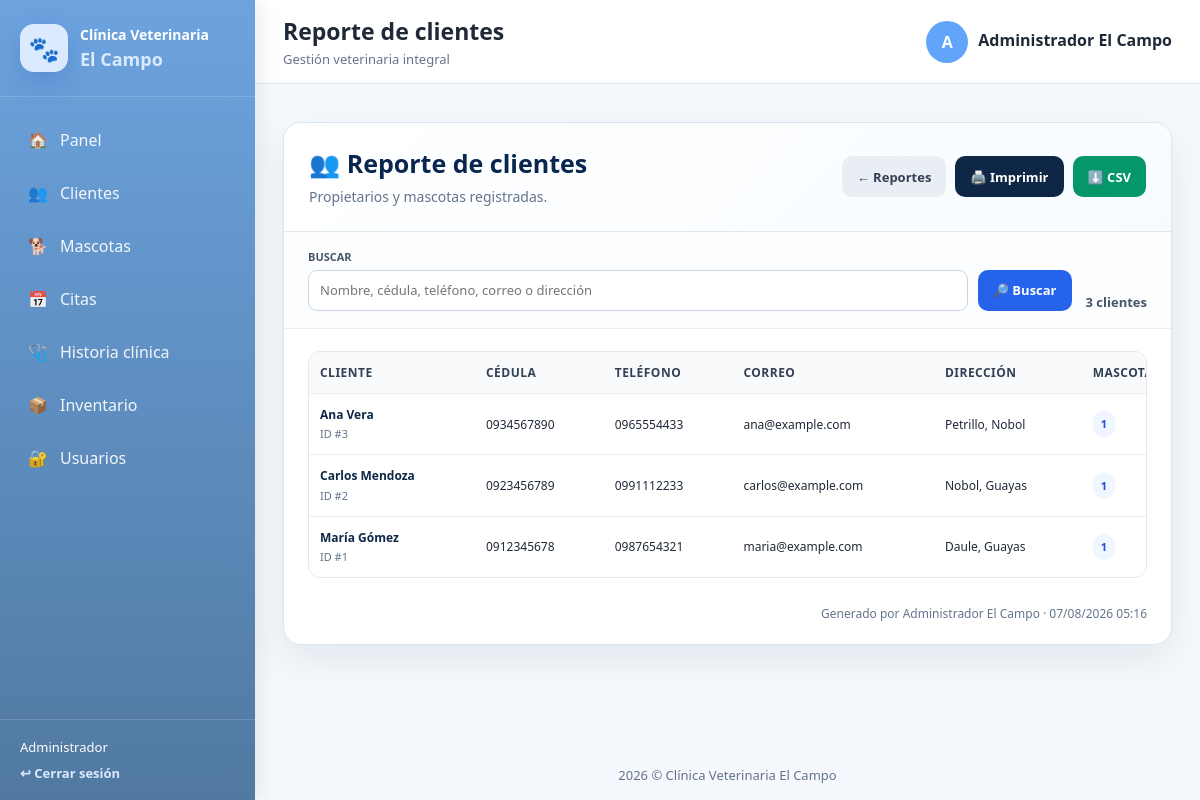
The page /reportes/clientes.php (signed in) on the database its author committed.
### tables this page shows
CREATE TABLE clientes (
    id INT UNSIGNED AUTO_INCREMENT PRIMARY KEY,
    nombres VARCHAR(100) NOT NULL,
    apellidos VARCHAR(100) NOT NULL,
    cedula VARCHAR(13) NULL UNIQUE,
    telefono VARCHAR(30) NOT NULL,
    email VARCHAR(150) NULL UNIQUE,
    direccion VARCHAR(255) NULL,
    created_at TIMESTAMP NOT NULL DEFAULT CURRENT_TIMESTAMP
);

### config/app.php (called while the page is built, shortened)
<?php
function url(string $ruta = ''): string
{
    $base = rtrim(BASE_URL, '/');
    $ruta = ltrim($ruta, '/');
    return $base . '/' . $ruta;
}

### reportes/_bootstrap.php (called while the page is built, shortened)
<?php
$raiz = dirname(__DIR__);
require_once $raiz . '/config/app.php';
require_once $raiz . '/includes/auth.php';
function rep_e(mixed $v): string
{
    return htmlspecialchars((string) $v, ENT_QUOTES, 'UTF-8');
}
function rep_url(string $ruta): string
{
    return function_exists('url')
        ? (string) url($ruta)
        : '../' . ltrim($ruta, '/');
}
function rep_usuario(): string
{
    if (function_exists('current_user')) {
        $u = current_user();
        if (is_array($u)) {
            $n = trim((string) ($u['nombre'] ?? $u['usuario'] ?? ''));
            if ($n !== '') {
                return $n;
            }
        }
    }
    return trim((string) (
        $_SESSION['nombre']
        ?? $_SESSION['usuario']
        ?? 'Usuario'
    ));
}

### includes/auth.php (called while the page is built, shortened)
<?php
if (!function_exists('current_user')) {
    function current_user(): array
    {
        return [
            'id' => (int) (
                $_SESSION['usuario_id']
                ?? $_SESSION['id_usuario']
                ?? $_SESSION['user_id']
                ?? $_SESSION['id']
                ?? 0
            ),
            'nombre' => trim(
                (string) (
                    $_SESSION['nombre']
                    ?? $_SESSION['usuario']
                    ?? $_SESSION['nombre_usuario']
                    ?? ''
                )
            ),
            'correo' => trim(
                (string) (
                    $_SESSION['correo']
                    ?? $_SESSION['email']
                    ?? ''
                )
            ),
            'rol' => trim(
                (string) (
                    $_SESSION['rol']
                    ?? $_SESSION['nombre_rol']
                    ?? ''
                )
            ),
        ];
    }
}

### reportes/clientes.php (the view, shortened to what this page needs)
<?php
require_once __DIR__ . '/_bootstrap.php';
$buscar = trim((string) ($_GET['buscar'] ?? ''));
$clientes = [];
try {
    $sql = '
        SELECT
            c.id,
            c.nombres,
            c.apellidos,
            c.cedula,
            c.telefono,
            c.email,
            c.direccion,
            COUNT(m.id) AS total_mascotas
        FROM clientes c
        LEFT JOIN mascotas m
            ON m.cliente_id = c.id
        WHERE 1 = 1
    ';
    $params = [];
    $sql .= '
        GROUP BY
            c.id,
            c.nombres,
            c.apellidos,
            c.cedula,
            c.telefono,
            c.email,
            c.direccion
        ORDER BY c.id DESC
    ';
    $q = $pdo->prepare($sql);
    $q->execute($params);
    $clientes = $q->fetchAll(PDO::FETCH_ASSOC);
} catch (Throwable $e) {
    error_log('Reporte clientes: ' . $e->getMessage());
    $error = 'No se pudo cargar el reporte de clientes.';
}
require_once $raiz . '/includes/header.php';
?>
<div class="rep-page">
    <section class="rep-panel">
        <header class="rep-header">
            <div>
                <h1>👥 Reporte de clientes</h1>
                <p>Propietarios y mascotas registradas.</p>
            </div>
            <div class="rep-actions">
                <a class="rep-btn rep-btn-secondary" href="<?= rep_e(rep_url('reportes/index.php')) ?>">← Reportes</a>
                <button type="button" class="rep-btn rep-btn-dark" onclick="window.print()">🖨️ Imprimir</button>
                <a class="rep-btn rep-btn-success" href="<?= rep_e(rep_url('reportes/clientes.php?' . http_build_query(['buscar' => $buscar, 'exportar' => 'csv']))) ?>">⬇️ CSV</a>
            </div>
        </header>
        <div class="rep-toolbar">
            <form method="GET" class="rep-filter" style="grid-template-columns:minmax(220px,1fr) auto">
                <div class="rep-field">
                    <label for="buscar">Buscar</label>
                    <input type="search" id="buscar" name="buscar" value="<?= rep_e($buscar) ?>" placeholder="Nombre, cédula, teléfono, correo o dirección">
                </div>
                <button class="rep-btn rep-btn-primary" type="submit">🔎 Buscar</button>
            </form>
            <span class="rep-count">
                <?= count($clientes) ?> cliente<?= count($clientes) === 1 ? '' : 's' ?>
            </span>
        </div>
        <div class="rep-content">
            <?php if ($clientes !== []): ?>
                <div class="rep-table-wrap">
                    <table class="rep-table">
                        <thead>
                            <tr>
                                <th>Cliente</th>
                                <th>Cédula</th>
                                <th>Teléfono</th>
                                <th>Correo</th>
                                <th>Dirección</th>
                                <th>Mascotas</th>
                            </tr>
                        </thead>
                        <tbody>
                            <?php foreach ($clientes as $c): ?>
                                <?php $nombre = trim((string) $c['nombres'] . ' ' . (string) $c['apellidos']); ?>
                                <tr>
                                    <td><span class="rep-main"><?= rep_e($nombre) ?></span><span class="rep-sub">ID #<?= (int) $c['id'] ?></span></td>
                                    <td><?= rep_e($c['cedula'] ?? '—') ?></td>
                                    <td><?= rep_e($c['telefono'] ?? '—') ?></td>
                                    <td><?= rep_e($c['email'] ?? '—') ?></td>
                                    <td><?= rep_e($c['direccion'] ?? '—') ?></td>
                                    <td><span class="rep-badge rep-blue"><?= (int) $c['total_mascotas'] ?></span></td>
                                </tr>
                            <?php endforeach; ?>
                        </tbody>
                    </table>
                </div>
            <?php else: ?>
                <div class="rep-empty"><span>👥</span><h2>Sin resultados</h2><p>No existen clientes para el filtro seleccionado.</p></div>
            <?php endif; ?>
        </div>
        <div class="rep-footer-note">Generado por <?= rep_e(rep_usuario()) ?> · <?= date('d/m/Y H:i') ?></div>
    </section>
</div>
<?php require_once $raiz . '/includes/footer.php'; ?>

### assets/css/style.css (style rules this page uses)
:root { --primary: #3b82f6; --primary-dark: #2f5f93; --primary-light: #eaf3ff; --secondary: #f0a202; --danger: #c0392b; --warning: #b7791f; --success: #23815b; --info: #2563eb; --text: #1f2937; --muted: #64748b; --border: #dbe5f0; --surface: #ffffff; --background: #f5f8fc; --shadow: 0 10px 28px rgba(47, 95, 147, 0.10); --radius: 14px; }
* { box-sizing: border-box; margin: 0; padding: 0; }
body { min-height: 100vh; font-family: "Segoe UI", Arial, sans-serif; color: var(--text); background: var(--background); }
a { color: inherit; text-decoration: none; }
button, input, select, textarea { font: inherit; }
table { width: 100%; border-collapse: collapse; }
th, td { padding: 13px 14px; text-align: left; vertical-align: middle; border-bottom: 1px solid var(--border); white-space: nowrap; }
th { font-size: 12px; text-transform: uppercase; letter-spacing: 0.04em; color: var(--muted); background: #f8fbff; }
tr:last-child td { border-bottom: 0; }
td { font-size: 14px; }
label { font-size: 14px; font-weight: 700; }
input, select, textarea { width: 100%; min-height: 43px; padding: 10px 12px; color: var(--text); border: 1px solid #cfdcd6; border-radius: 9px; outline: none; background: #fff; transition: 0.2s ease; }

### reportes/_styles.php (style rules this page uses)
.rep-page { width:100%;max-width:100%;min-width:0;margin:0 auto;padding:10px 0 42px;box-sizing:border-box }
.rep-panel { width:100%;overflow:hidden;border:1px solid #dbe5f0;border-radius:18px;background:#fff;box-shadow:0 15px 40px rgba(15,35,65,.08) }
.rep-header { display:flex;align-items:center;justify-content:space-between;gap:18px;padding:23px 25px;border-bottom:1px solid #e2e8f0;background:linear-gradient(135deg,#fff,#f7fbff) }
.rep-header>div:first-child { min-width:0;flex:1 }
.rep-header h1 { margin:0 0 6px;color:#08264f;font-size:25px }
.rep-header p { margin:0;color:#64748b;font-size:14px;line-height:1.55 }
.rep-actions { display:flex;align-items:center;gap:9px;flex-wrap:wrap }
.rep-btn { display:inline-flex;align-items:center;justify-content:center;min-height:41px;padding:9px 15px;border:0;border-radius:10px;font:inherit;font-size:13px;font-weight:800;text-decoration:none;cursor:pointer;white-space:nowrap }
.rep-btn-primary { background:#2563eb;color:#fff }
.rep-btn-secondary { background:#e9eef5;color:#334155 }
.rep-btn-success { background:#059669;color:#fff }
.rep-btn-dark { background:#0f2747;color:#fff }
.rep-toolbar { display:flex;align-items:end;justify-content:space-between;gap:14px;padding:17px 24px;border-bottom:1px solid #e8eef5;background:#fbfdff }
.rep-filter { display:grid;grid-template-columns:minmax(145px,1fr) minmax(145px,1fr) minmax(190px,1.5fr) auto;gap:10px;align-items:end;flex:1;min-width:0 }
.rep-field { display:grid;gap:6px;min-width:0 }
.rep-field label { color:#475569;font-size:11px;font-weight:800;text-transform:uppercase }
.rep-field input,.rep-field select { width:100%;min-width:0;min-height:41px;padding:9px 11px;box-sizing:border-box;border:1px solid #cbd5e1;border-radius:9px;background:#fff;color:#0f172a;font:inherit;font-size:13px;outline:none }
.rep-count { white-space:nowrap;color:#475569;font-size:13px;font-weight:800 }
.rep-content { width:100%;min-width:0;padding:22px 24px 27px;box-sizing:border-box }
.rep-table-wrap { width:100%;min-width:0;overflow-x:auto;border:1px solid #e2e8f0;border-radius:12px }
.rep-table { width:100%;min-width:900px;border-collapse:collapse }
.rep-table th,.rep-table td { padding:12px 11px;border-bottom:1px solid #e8eef5;text-align:left;vertical-align:middle;font-size:12px;line-height:1.45 }
.rep-table th { background:#f8fafc;color:#334155;font-weight:800;white-space:nowrap }
.rep-main { display:block;color:#0f2747;font-weight:800 }
.rep-sub { display:block;margin-top:3px;color:#64748b;font-size:11px }
.rep-badge { display:inline-flex;align-items:center;min-height:26px;padding:4px 8px;border-radius:999px;font-size:11px;font-weight:800;white-space:nowrap }
.rep-blue { background:#eff6ff;color:#1d4ed8 }
.rep-footer-note { padding:0 24px 22px;color:#64748b;font-size:12px;text-align:right }

### rows shown on the page
clientes: rep_e($nombre) "Ana Vera", id "3", cedula "0934567890", telefono "0965554433", email "ana@example.com", direccion "Petrillo, Nobol", total_mascotas "1"
clientes: rep_e($nombre) "Carlos Mendoza", id "2", cedula "0923456789", telefono "0991112233", email "carlos@example.com", direccion "Nobol, Guayas", total_mascotas "1"
clientes: rep_e($nombre) "María Gómez", id "1", cedula "0912345678", telefono "0987654321", email "maria@example.com", direccion "Daule, Guayas", total_mascotas "1"

### other values the page prints
$user['rol'] "Administrador"
$pageTitle "Reporte de clientes"
$userInitial "A"
$nombreUsuario "Administrador El Campo"
count($clientes) "3"
rep_e(rep_usuario()) "Administrador El Campo"
